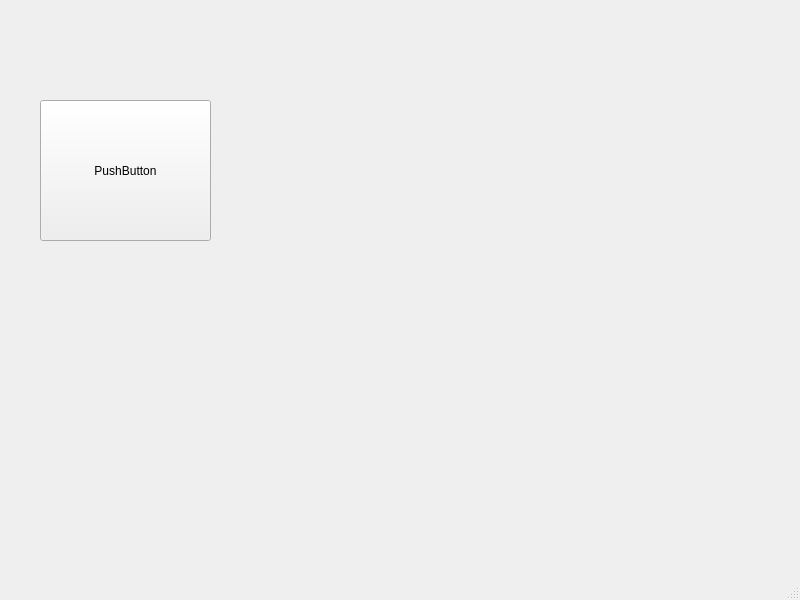
<?xml version="1.0" encoding="UTF-8"?>
<ui version="4.0">
 <class>MainWindow</class>
 <widget class="QMainWindow" name="MainWindow">
  <property name="geometry">
   <rect>
    <x>0</x>
    <y>0</y>
    <width>800</width>
    <height>600</height>
   </rect>
  </property>
  <property name="windowTitle">
   <string>MainWindow</string>
  </property>
  <widget class="QWidget" name="centralwidget">
   <widget class="QPushButton" name="pushButton">
    <property name="geometry">
     <rect>
      <x>40</x>
      <y>100</y>
      <width>171</width>
      <height>141</height>
     </rect>
    </property>
    <property name="text">
     <string>PushButton</string>
    </property>
   </widget>
  </widget>
  <widget class="QMenuBar" name="menubar">
   <property name="geometry">
    <rect>
     <x>0</x>
     <y>0</y>
     <width>800</width>
     <height>21</height>
    </rect>
   </property>
  </widget>
  <widget class="QStatusBar" name="statusbar"/>
 </widget>
 <resources/>
 <connections/>
</ui>
